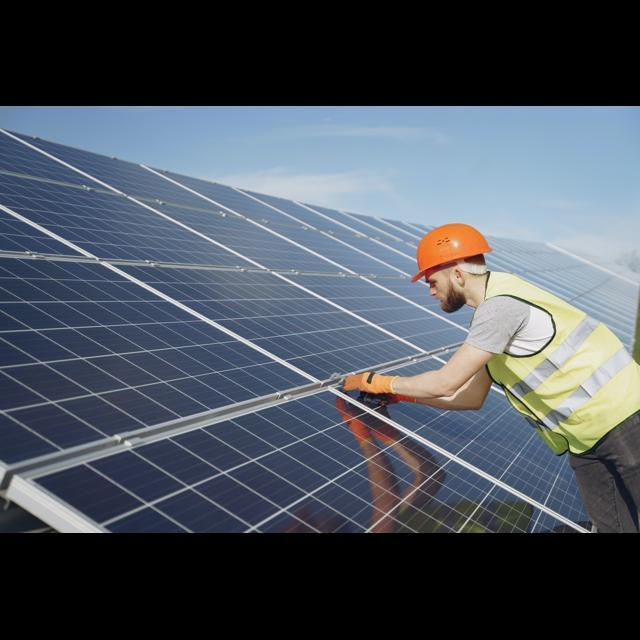
#> input picture Trabalho-E.P.I/test/image1.jpeg, 640 x 640 px
$ python -i epi.py   (imports and definitions only)
#> lines starting #> are read from the running program, lines starting #| are printed output that depends on the picture; after the words box and inside, x2 and y2 are one past the last pixel; in counts of white or black regions, pixels touching at a corner belong together
#> further down, picture is the input picture: shape (640, 640, 3); mean B, G, R 93.4, 83.8, 76.2
import cv2
import numpy as np
from ultralytics import YOLO
import time
import winsound  # Apenas Windows
import threading


# --- CONFIGURAÇÃO INICIAL ---
# [1 line not run here, left out]
# [1 line that did not run here, left out]

# [5 lines not run here, left out]

HELMET_IDS = [0, 1, 2]
PERSON_ID = 3
GLASSES_IDS = [4, 5, 6]

# --- CONFIGURAÇÃO DE SOM ---
ultimo_aviso = 0
INTERVALO_AVISO = 2

# [8 lines left out: function tocar_alarme, not called in this run]

# ==============================================================================
# 1. FUNÇÃO DE VALIDAÇÃO DE ÓCULOS
# ==============================================================================
def verificar_oculos_epi(img_crop):
    if img_crop is None or img_crop.size == 0: return False, None

    h, w = img_crop.shape[:2]
#> h = 640; w = 640
    hsv = cv2.cvtColor(img_crop, cv2.COLOR_BGR2HSV)
#> hsv: shape (640, 640, 3); mean H, S, V 67.4, 53.1, 97.6

    # Amarelo e Vermelho (Detalhes do EPI)
    lower_yellow = np.array([20, 135, 120])
    upper_yellow = np.array([35, 255, 255])

    lower_red1, upper_red1 = np.array([0, 150, 90]), np.array([8, 255, 255])
    lower_red2, upper_red2 = np.array([172, 150, 90]), np.array([180, 255, 255])

    mask_yellow = cv2.inRange(hsv, lower_yellow, upper_yellow)
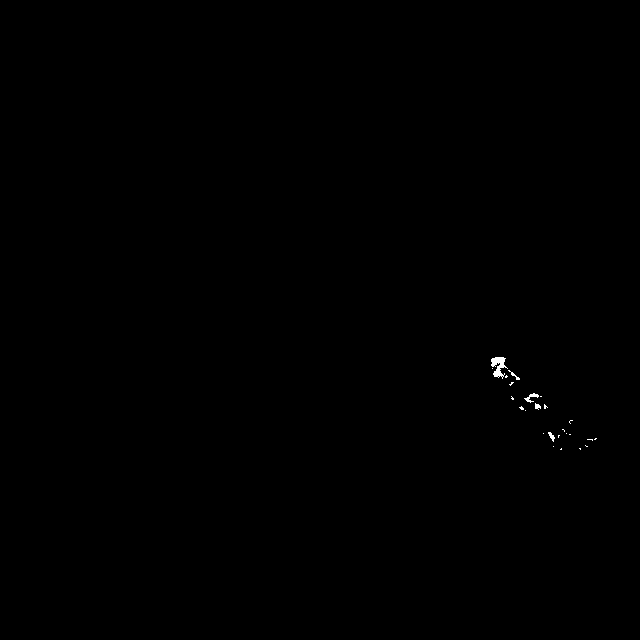
#> mask_yellow: shape (640, 640); 0.11% white; 25 white regions (20 under 20 px), largest, box (x1, y1, x2, y2) and area: (491, 357, 508, 379) 196, (524, 393, 539, 403) 57, (548, 432, 555, 442) 33, (508, 370, 520, 380) 30, (535, 403, 541, 410) 27
    mask_red = cv2.inRange(hsv, lower_red1, upper_red1) + cv2.inRange(hsv, lower_red2, upper_red2)
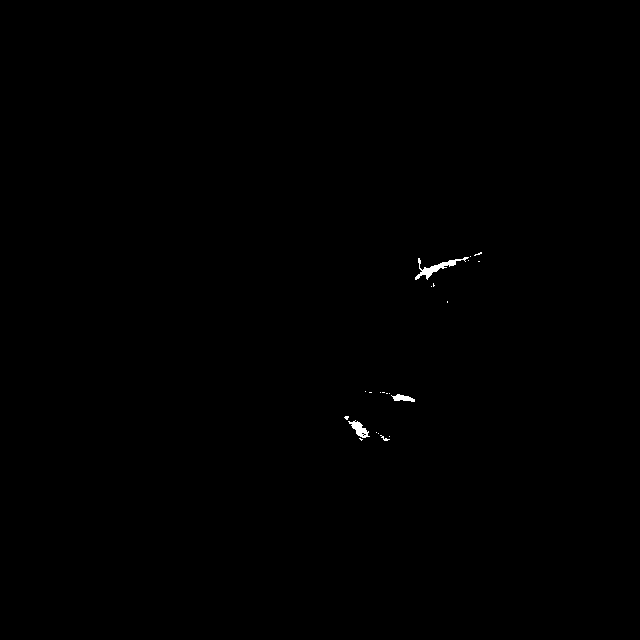
#> mask_red: shape (640, 640); 0.16% white; 22 white regions (18 under 20 px), largest, box (x1, y1, x2, y2) and area: (415, 257, 469, 280) 306, (348, 420, 370, 438) 173, (391, 394, 415, 402) 110, (380, 435, 390, 441) 21

    # EROSÃO: Remove linhas finas
    kernel = np.ones((3,3), np.uint8)
    mask_yellow = cv2.erode(mask_yellow, kernel, iterations=1)
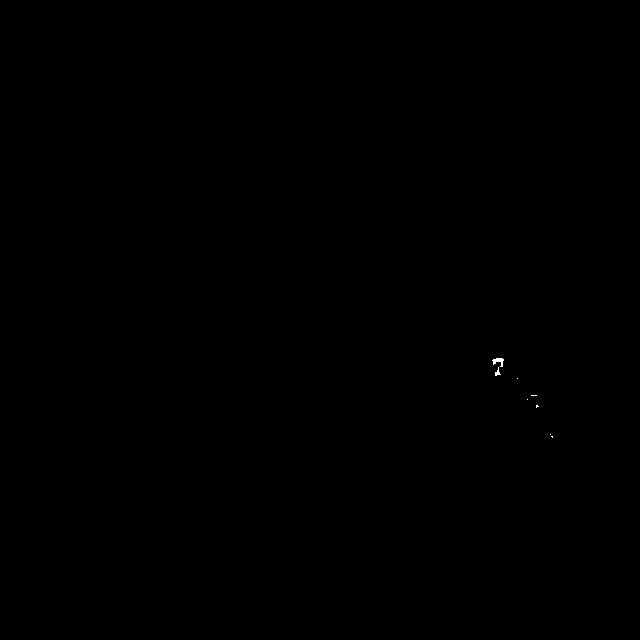
#> mask_yellow: shape (640, 640); 0.02% white; 8 white regions (6 under 20 px), largest, box (x1, y1, x2, y2) and area: (492, 358, 504, 367) 58, (495, 367, 501, 376) 25
    mask_yellow = cv2.dilate(mask_yellow, kernel, iterations=2)
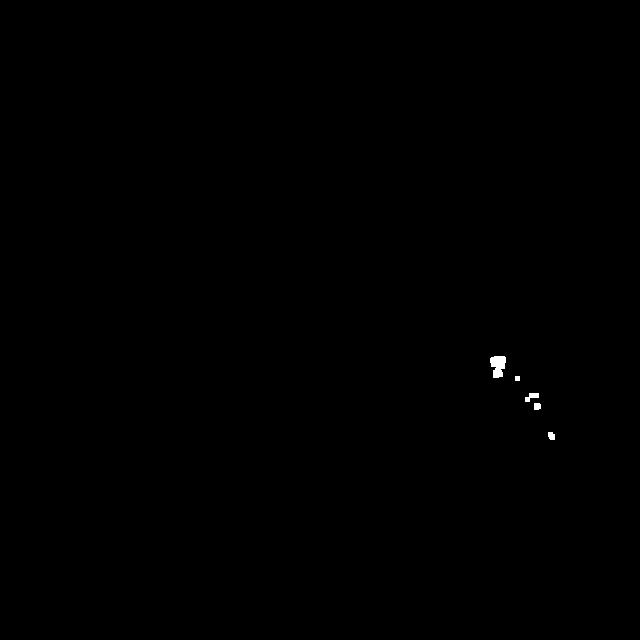
#> mask_yellow: shape (640, 640); 0.11% white; 5 white regions, box (x1, y1, x2, y2) and area: (490, 356, 506, 378) 261, (525, 393, 539, 402) 74, (548, 432, 555, 440) 48, (534, 403, 541, 410) 46, (515, 376, 520, 381) 25

    # Análise de Zonas
    largura_haste = int(w * 0.25)
#> largura_haste = 160
    roi_esq = mask_yellow[:, :largura_haste]
#> roi_esq: shape (640, 160); every value is 0
    roi_dir = mask_yellow[:, w-largura_haste:]
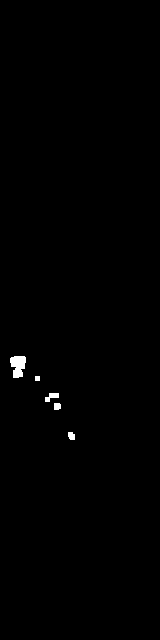
#> roi_dir: shape (640, 160); 0.44% white; 5 white regions, box (x1, y1, x2, y2) and area: (10, 356, 26, 378) 261, (45, 393, 59, 402) 74, (68, 432, 75, 440) 48, (54, 403, 61, 410) 46, (35, 376, 40, 381) 25
    roi_centro_red = mask_red[:, largura_haste:w-largura_haste]
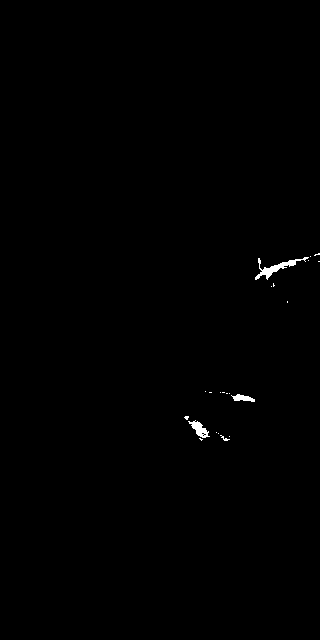
#> roi_centro_red: shape (640, 320); 0.32% white; 22 white regions (18 under 20 px), largest, box (x1, y1, x2, y2) and area: (255, 257, 309, 280) 306, (188, 420, 210, 438) 173, (231, 394, 255, 402) 110, (220, 435, 230, 441) 21

    pixels_amarelo = cv2.countNonZero(roi_esq) + cv2.countNonZero(roi_dir)
#> pixels_amarelo = 454
    pixels_vermelho = cv2.countNonZero(roi_centro_red)
#> pixels_vermelho = 665

    area_hastes = (h * largura_haste) * 2
#> area_hastes = 204800
    area_centro = h * (w - 2*largura_haste)
#> area_centro = 204800

    is_valid = False
    if (pixels_amarelo / area_hastes) > 0.020: is_valid = True
    elif (pixels_vermelho / area_centro) > 0.025: is_valid = True

    return is_valid, mask_yellow

# ==============================================================================
# 2. FUNÇÃO DE VALIDAÇÃO DE CAPACETE CINZA
# ==============================================================================
# [30 lines left out: function verificar_capacete_cinza, not called in this run]

# --- LOOP PRINCIPAL ---
# [123 lines not run here, left out]

>>> import cv2
>>> picture = cv2.imread('test/image1.jpeg')
>>> result = verificar_oculos_epi(picture)

$ run again, on Trabalho-E.P.I/test/image122.jpeg
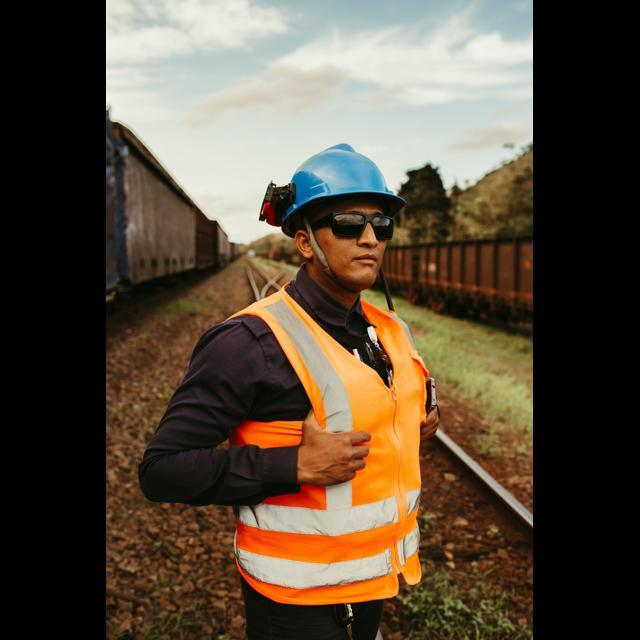
#> input picture Trabalho-E.P.I/test/image122.jpeg, 640 x 640 px
#> picture is the input picture: shape (640, 640, 3); mean B, G, R 60.3, 76.4, 89.9
#> hsv: shape (640, 640, 3); mean H, S, V 24, 80.9, 92.3
#> in verificar_oculos_epi, `mask_yellow = cv2.inRange(hsv, lower_yellow, upper_yellow)`:
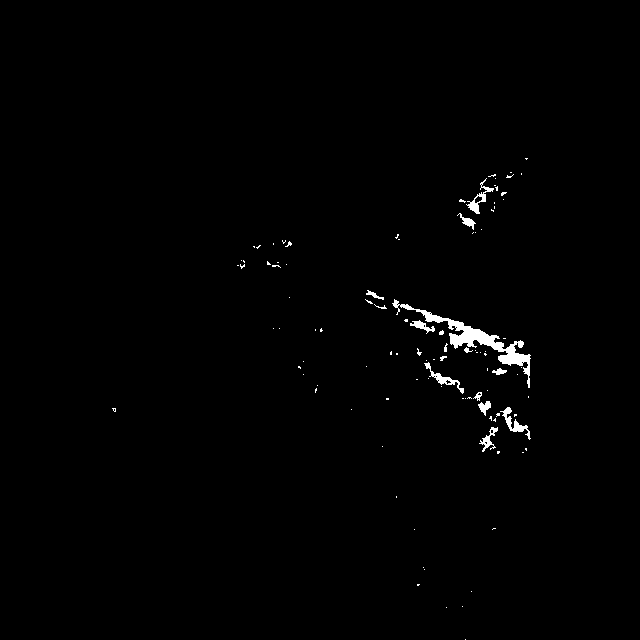
#> mask_yellow: shape (640, 640); 0.85% white; 104 white regions (89 under 20 px), largest, box (x1, y1, x2, y2) and area: (392, 299, 531, 388) 1640, (500, 407, 531, 440) 252, (424, 362, 464, 394) 230
#> mask_red: shape (640, 640); 0.86% white; 164 white regions (144 under 20 px), largest, box (x1, y1, x2, y2) and area: (262, 484, 326, 510) 884, (235, 520, 296, 546) 655, (236, 421, 273, 447) 341
#> roi_esq: shape (640, 160); every value is 0
#> roi_dir: shape (640, 160); 1.9% white; 11 white regions (1 under 20 px), largest, box (x1, y1, x2, y2) and area: (0, 328, 51, 376) 1016, (23, 406, 48, 433) 311, (0, 400, 12, 414) 134
#> in verificar_oculos_epi, `roi_centro_red = mask_red[:, largura_haste:w-largura_haste]`:
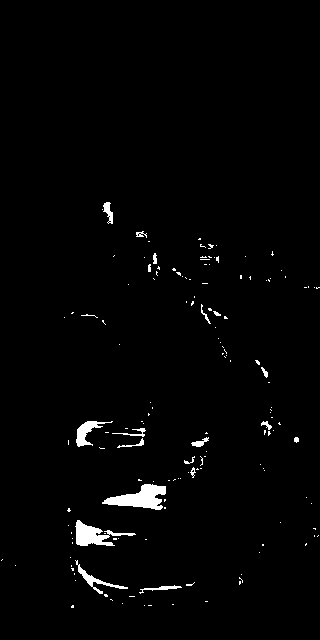
#> roi_centro_red: shape (640, 320); 1.7% white; 151 white regions (132 under 20 px), largest, box (x1, y1, x2, y2) and area: (102, 484, 166, 510) 884, (75, 520, 136, 546) 655, (76, 421, 113, 447) 341
#> pixels_amarelo = 1924
#> pixels_vermelho = 3467

$ run again, on Trabalho-E.P.I/test/image470.jpeg
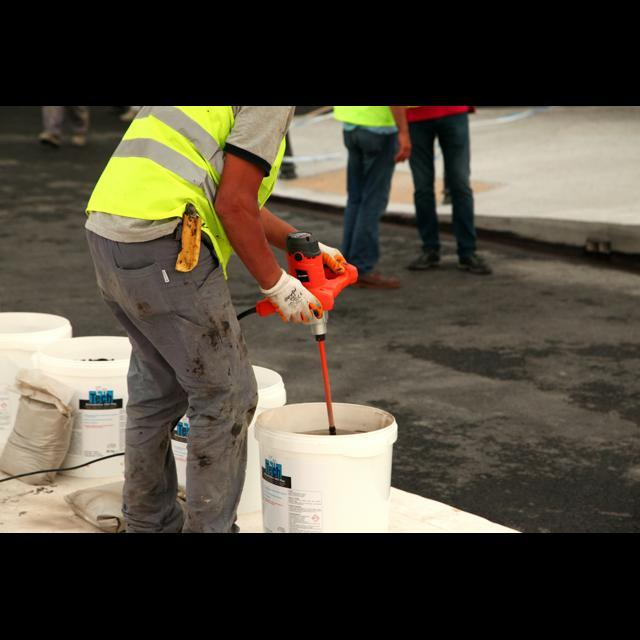
#> input picture Trabalho-E.P.I/test/image470.jpeg, 640 x 640 px
#> picture is the input picture: shape (640, 640, 3); mean B, G, R 61.7, 75.2, 81.9
#> hsv: shape (640, 640, 3); mean H, S, V 17.9, 52.9, 83.1
#> in verificar_oculos_epi, `mask_yellow = cv2.inRange(hsv, lower_yellow, upper_yellow)`:
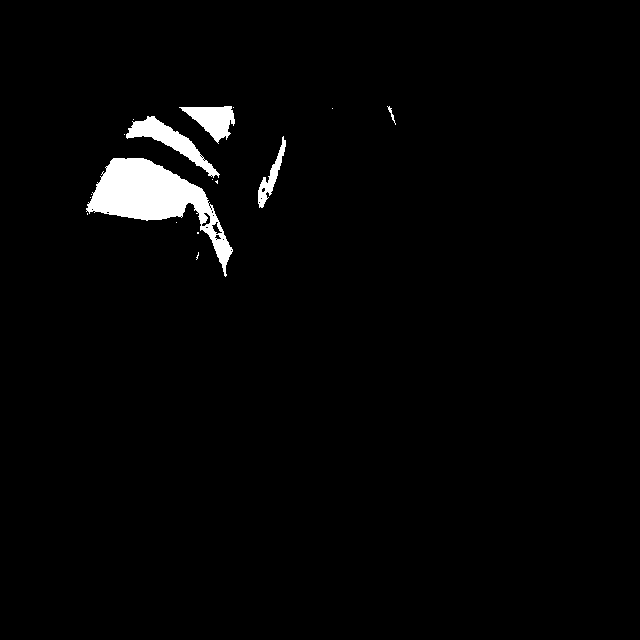
#> mask_yellow: shape (640, 640); 2.3% white; 17 white regions (12 under 20 px), largest, box (x1, y1, x2, y2) and area: (86, 158, 233, 277) 6057, (126, 116, 220, 178) 1502, (179, 106, 235, 144) 1096, (258, 136, 286, 208) 555, (387, 106, 396, 125) 40
#> mask_red: shape (640, 640); 2.1% white; 22 white regions (16 under 20 px), largest, box (x1, y1, x2, y2) and area: (216, 154, 293, 290) 4693, (286, 252, 358, 311) 2047, (394, 106, 470, 160) 1073, (319, 340, 331, 408) 341, (256, 297, 280, 317) 321, (309, 303, 316, 310) 24
#> roi_esq: shape (640, 160); 4.4% white; 2 white regions, box (x1, y1, x2, y2) and area: (86, 157, 160, 221) 3809, (125, 115, 160, 142) 661
#> roi_dir: shape (640, 160); every value is 0
#> in verificar_oculos_epi, `roi_centro_red = mask_red[:, largura_haste:w-largura_haste]`:
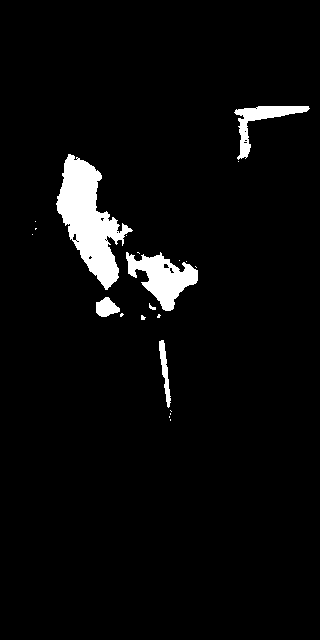
#> roi_centro_red: shape (640, 320); 4.2% white; 22 white regions (16 under 20 px), largest, box (x1, y1, x2, y2) and area: (56, 154, 133, 290) 4693, (126, 252, 198, 311) 2047, (234, 106, 310, 160) 1073, (159, 340, 171, 408) 341, (96, 297, 120, 317) 321, (149, 303, 156, 310) 24
#> pixels_amarelo = 4470
#> pixels_vermelho = 8561
